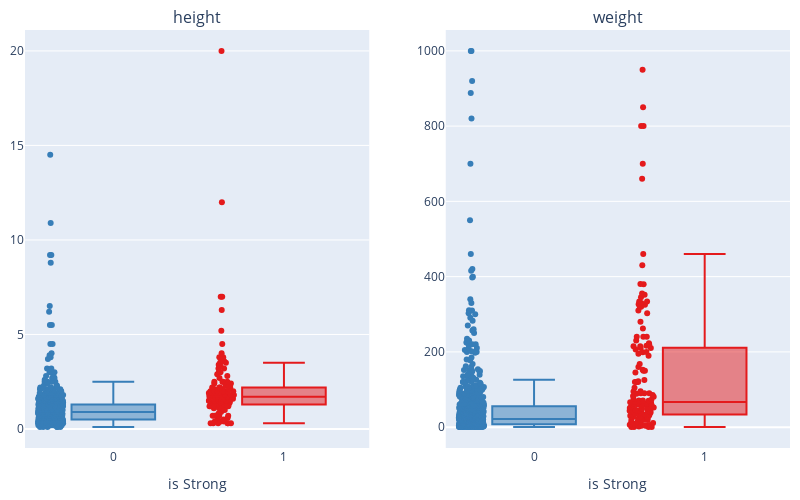

Notebook cell for this chart:
### Code cell
vars = ['height', 'weight']
fig5 = make_subplots(rows=1, cols=2, subplot_titles=vars, vertical_spacing=0.1)
# make fig bigger
colors = px.colors.qualitative.Set1
fig5.update_layout(height=500, width=800)
for i, var in enumerate(vars):
    for j, is_Strong in enumerate(data['is_Strong'].unique()):
        df_plot = data[data['is_Strong'] == is_Strong]
        fig5.add_trace(
            go.Box(y=df_plot[var], x=df_plot['is_Strong'],
            name=var, line=dict(color=colors[j])),
            row=1 if i < 3 else 2, 
            col=i+1 if i < 3 else i-2,
        )

# lower spacing between plots
fig5.update_layout(showlegend=False, margin=dict(l=10, r=10, t=30, b=10))
fig5.update_traces(boxpoints='all', jitter=.3)
fig5.update_xaxes(title_text='is Strong')

### Figure 1 — Plotly figure (JSON) as saved in the notebook; plotly's stock layout.template omitted (floating-point values rounded to 4 significant figures; data arrays with more than 128 entries replaced by an {"elided": "..."} marker saying what was removed)
{"data": [{"boxpoints": "all", "jitter": 0.3, "line": {"color": "rgb(228,26,28)"}, "name": "height", "type": "box", "x": {"elided": "133 int values"}, "xaxis": "x", "y": {"elided": "133 float values"}, "yaxis": "y"}, {"boxpoints": "all", "jitter": 0.3, "line": {"color": "rgb(55,126,184)"}, "name": "height", "type": "box", "x": {"elided": "651 int values"}, "xaxis": "x", "y": {"elided": "651 float values"}, "yaxis": "y"}, {"boxpoints": "all", "jitter": 0.3, "line": {"color": "rgb(228,26,28)"}, "name": "weight", "type": "box", "x": {"elided": "133 int values"}, "xaxis": "x2", "y": {"elided": "133 float values"}, "yaxis": "y2"}, {"boxpoints": "all", "jitter": 0.3, "line": {"color": "rgb(55,126,184)"}, "name": "weight", "type": "box", "x": {"elided": "651 int values"}, "xaxis": "x2", "y": {"elided": "651 float values"}, "yaxis": "y2"}], "layout": {"annotations": [{"font": {"size": 16}, "showarrow": false, "text": "height", "x": 0.225, "xanchor": "center", "xref": "paper", "y": 1, "yanchor": "bottom", "yref": "paper"}, {"font": {"size": 16}, "showarrow": false, "text": "weight", "x": 0.775, "xanchor": "center", "xref": "paper", "y": 1, "yanchor": "bottom", "yref": "paper"}], "height": 500, "margin": {"b": 10, "l": 10, "r": 10, "t": 30}, "showlegend": false, "width": 800, "xaxis": {"anchor": "y", "domain": [0, 0.45], "title": {"text": "is Strong"}}, "xaxis2": {"anchor": "y2", "domain": [0.55, 1], "title": {"text": "is Strong"}}, "yaxis": {"anchor": "x", "domain": [0, 1]}, "yaxis2": {"anchor": "x2", "domain": [0, 1]}}}
